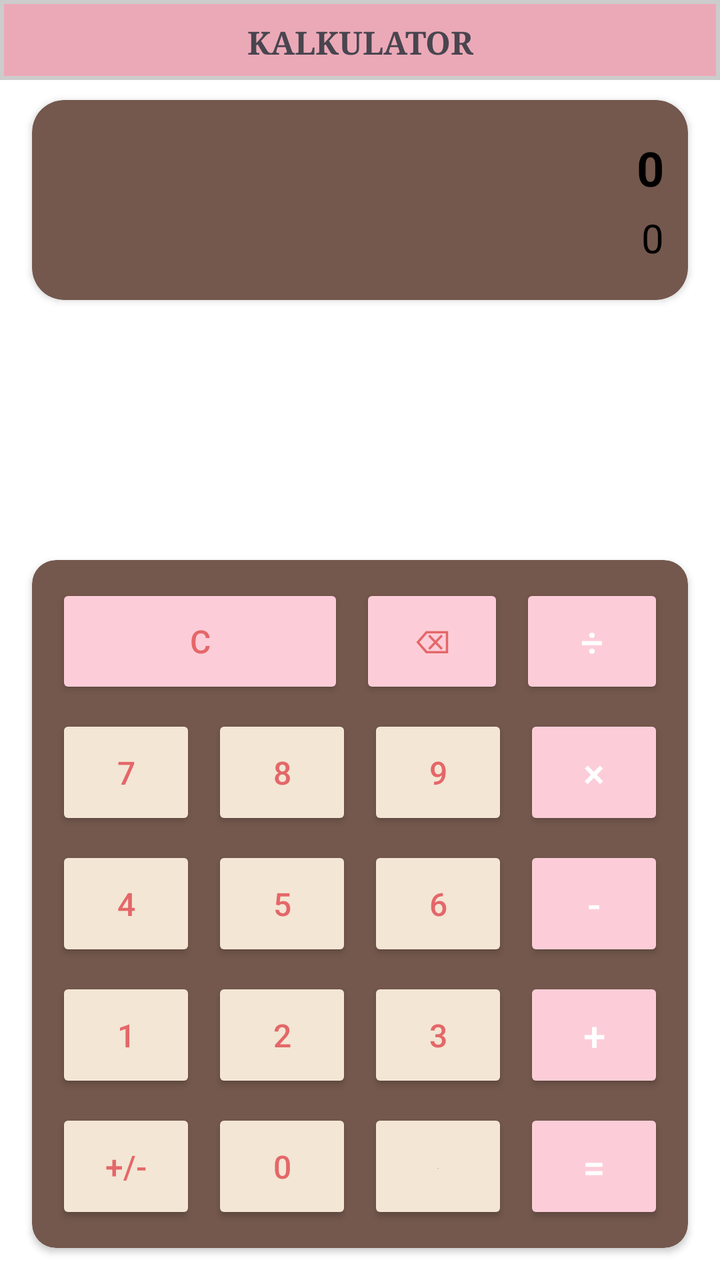
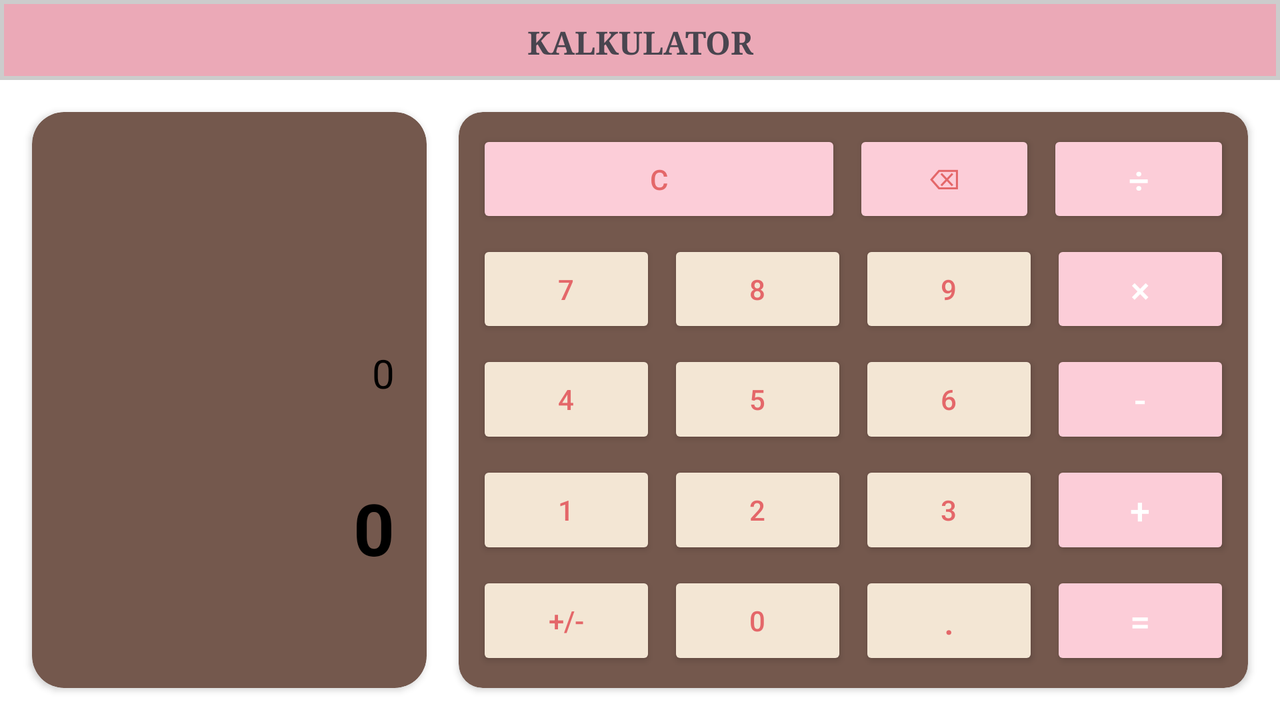

One screen, two layout resources from the same app: the default and the author's alternative for another configuration. Each is rendered where Android would select it; the XML of both is given below.
<!-- AndroidManifest.xml: application theme Theme.ProjectMars -->
<!-- res/layout/activity_kalkulator.xml -->
<?xml version="1.0" encoding="utf-8"?>
<LinearLayout xmlns:android="http://schemas.android.com/apk/res/android"
    xmlns:app="http://schemas.android.com/apk/res-auto"
    xmlns:tools="http://schemas.android.com/tools"
    android:layout_width="match_parent"
    android:layout_height="match_parent"
    android:background="@color/white"
    android:orientation="vertical"
    tools:context=".kalkulator">

    <TextView
        android:id="@+id/tvHeader"
        android:layout_width="match_parent"
        android:layout_height="40dp"
        android:background="@drawable/latarbelakang_kalkulator"
        android:fontFamily="serif"
        android:gravity="center"
        android:text="@string/KALKULATOR"
        android:textSize="16sp"
        android:textStyle="bold" />

    <androidx.cardview.widget.CardView
        android:id="@+id/angka"
        android:layout_width="match_parent"
        android:layout_height="100dp"
        android:layout_marginStart="16dp"
        android:layout_marginTop="10dp"
        android:layout_marginEnd="16dp"
        android:backgroundTint="@color/brown"
        android:elevation="4dp"
        app:cardCornerRadius="16dp">

        <LinearLayout
            android:layout_width="match_parent"
            android:layout_height="match_parent"
            android:orientation="vertical"
            android:padding="12dp">

            <TextView
                android:id="@+id/tvDisplay1"
                android:layout_width="match_parent"
                android:layout_height="0dp"
                android:layout_weight="1"
                android:gravity="end|bottom"
                android:text="0"
                android:textColor="@color/black"
                android:textSize="24sp"
                android:textStyle="bold" />

            <TextView
                android:id="@+id/tvDisplay2"
                android:layout_width="match_parent"
                android:layout_height="0dp"
                android:layout_weight="1"
                android:gravity="end|center_vertical"
                android:text="0"
                android:textColor="@color/black"
                android:textSize="20sp" />

        </LinearLayout>

    </androidx.cardview.widget.CardView>

    
    <androidx.cardview.widget.CardView
        android:id="@+id/cardButtons"
        android:layout_width="match_parent"
        android:layout_height="0dp"
        android:layout_weight="1"
        android:layout_marginStart="16dp"
        android:layout_marginTop="130dp"
        android:layout_marginEnd="16dp"
        android:layout_marginBottom="16dp"
        android:backgroundTint="@color/brown"
        app:cardCornerRadius="12dp">

        <LinearLayout
            android:layout_width="match_parent"
            android:layout_height="match_parent"
            android:orientation="vertical"
            android:padding="8dp">

            
            <LinearLayout
                android:layout_width="match_parent"
                android:layout_height="0dp"
                android:layout_weight="0.5"
                android:orientation="horizontal">

                <Button
                    android:id="@+id/btnClear"
                    android:layout_width="0dp"
                    android:layout_height="match_parent"
                    android:layout_margin="4dp"
                    android:layout_weight="2"
                    android:backgroundTint="@color/light_Pink"
                    android:elevation="2dp"
                    android:text="C"
                    android:textColor="@color/pink"
                    android:textSize="16sp" />

                <Button
                    android:id="@+id/btnsatu"
                    android:layout_width="0dp"
                    android:layout_height="match_parent"
                    android:layout_margin="4dp"
                    android:layout_weight="1"
                    android:backgroundTint="@color/light_Pink"
                    android:elevation="2dp"
                    android:text="⌫"
                    android:textColor="@color/pink"
                    android:textSize="16sp" />


                <Button
                    android:id="@+id/btnBagi"
                    android:layout_width="0dp"
                    android:layout_height="match_parent"
                    android:layout_margin="4dp"
                    android:layout_weight="1"
                    android:backgroundTint="@color/light_Pink"
                    android:elevation="2dp"
                    android:text="÷"
                    android:textColor="@color/white"
                    android:textSize="20sp" />

            </LinearLayout>

            
            <LinearLayout
                android:layout_width="match_parent"
                android:layout_height="0dp"
                android:layout_weight="0.5"
                android:orientation="horizontal">

                <Button
                    android:id="@+id/btn7"
                    android:layout_width="0dp"
                    android:layout_height="match_parent"
                    android:layout_margin="4dp"
                    android:layout_weight="1"
                    android:backgroundTint="@color/cream"
                    android:elevation="2dp"
                    android:text="7"
                    android:textColor="@color/pink"
                    android:textSize="16sp" />

                <Button
                    android:id="@+id/btn8"
                    android:layout_width="0dp"
                    android:layout_height="match_parent"
                    android:layout_margin="4dp"
                    android:layout_weight="1"
                    android:backgroundTint="@color/cream"
                    android:elevation="2dp"
                    android:text="8"
                    android:textColor="@color/pink"
                    android:textSize="16sp" />

                <Button
                    android:id="@+id/btn9"
                    android:layout_width="0dp"
                    android:layout_height="match_parent"
                    android:layout_margin="4dp"
                    android:layout_weight="1"
                    android:backgroundTint="@color/cream"
                    android:elevation="2dp"
                    android:text="9"
                    android:textColor="@color/pink"
                    android:textSize="16sp" />

                <Button
                    android:id="@+id/btnKali"
                    android:layout_width="0dp"
                    android:layout_height="match_parent"
                    android:layout_margin="4dp"
                    android:layout_weight="1"
                    android:backgroundTint="@color/light_Pink"
                    android:elevation="2dp"
                    android:text="×"
                    android:textColor="@color/white"
                    android:textSize="20sp" />

            </LinearLayout>

            
            <LinearLayout
                android:layout_width="match_parent"
                android:layout_height="0dp"
                android:layout_weight="0.5"
                android:orientation="horizontal">

                <Button
                    android:id="@+id/btn4"
                    android:layout_width="0dp"
                    android:layout_height="match_parent"
                    android:layout_margin="4dp"
                    android:layout_weight="1"
                    android:backgroundTint="@color/cream"
                    android:elevation="2dp"
                    android:text="4"
                    android:textColor="@color/pink"
                    android:textSize="16sp" />

                <Button
                    android:id="@+id/btn5"
                    android:layout_width="0dp"
                    android:layout_height="match_parent"
                    android:layout_margin="4dp"
                    android:layout_weight="1"
                    android:backgroundTint="@color/cream"
                    android:elevation="2dp"
                    android:text="5"
                    android:textColor="@color/pink"
                    android:textSize="16sp" />

                <Button
                    android:id="@+id/btn6"
                    android:layout_width="0dp"
                    android:layout_height="match_parent"
                    android:layout_margin="4dp"
                    android:layout_weight="1"
                    android:backgroundTint="@color/cream"
                    android:elevation="2dp"
                    android:text="6"
                    android:textColor="@color/pink"
                    android:textSize="16sp" />

                <Button
                    android:id="@+id/btnKurang"
                    android:layout_width="0dp"
                    android:layout_height="match_parent"
                    android:layout_margin="4dp"
                    android:layout_weight="1"
                    android:backgroundTint="@color/light_Pink"
                    android:elevation="2dp"
                    android:text="-"
                    android:textColor="@color/white"
                    android:textSize="20sp" />

            </LinearLayout>

            
            <LinearLayout
                android:layout_width="match_parent"
                android:layout_height="0dp"
                android:layout_weight="0.5
"
                android:orientation="horizontal">

                <Button
                    android:id="@+id/btn1"
                    android:layout_width="0dp"
                    android:layout_height="match_parent"
                    android:layout_margin="4dp"
                    android:layout_weight="1"
                    android:backgroundTint="@color/cream"
                    android:elevation="2dp"
                    android:text="1"
                    android:textColor="@color/pink"
                    android:textSize="16sp" />

                <Button
                    android:id="@+id/btn2"
                    android:layout_width="0dp"
                    android:layout_height="match_parent"
                    android:layout_margin="4dp"
                    android:layout_weight="1"
                    android:backgroundTint="@color/cream"
                    android:elevation="2dp"
                    android:text="2"
                    android:textColor="@color/pink"
                    android:textSize="16sp" />

                <Button
                    android:id="@+id/btn3"
                    android:layout_width="0dp"
                    android:layout_height="match_parent"
                    android:layout_margin="4dp"
                    android:layout_weight="1"
                    android:backgroundTint="@color/cream"
                    android:elevation="2dp"
                    android:text="3"
                    android:textColor="@color/pink"
                    android:textSize="16sp" />

                <Button
                    android:id="@+id/btnTambah"
                    android:layout_width="0dp"
                    android:layout_height="match_parent"
                    android:layout_margin="4dp"
                    android:layout_weight="1"
                    android:backgroundTint="@color/light_Pink"
                    android:elevation="2dp"
                    android:text="+"
                    android:textColor="@color/white"
                    android:textSize="20sp" />

            </LinearLayout>

            
            <LinearLayout
                android:layout_width="match_parent"
                android:layout_height="0dp"
                android:layout_weight="0.5"
                android:orientation="horizontal">

                <Button
                    android:id="@+id/btnPlusMinus"
                    android:layout_width="0dp"
                    android:layout_height="match_parent"
                    android:layout_margin="4dp"
                    android:layout_weight="1"
                    android:backgroundTint="@color/cream"
                    android:elevation="2dp"
                    android:text="+/-"
                    android:textColor="@color/pink"
                    android:textSize="16sp" />

                <Button
                    android:id="@+id/btn0"
                    android:layout_width="0dp"
                    android:layout_height="match_parent"
                    android:layout_margin="4dp"
                    android:layout_weight="1"
                    android:backgroundTint="@color/cream"
                    android:elevation="2dp"
                    android:text="0"
                    android:textColor="@color/pink"
                    android:textSize="16sp" />

                <Button
                    android:id="@+id/btnTitik"
                    android:layout_width="0dp"
                    android:layout_height="match_parent"
                    android:layout_margin="4dp"
                    android:layout_weight="1"
                    android:backgroundTint="@color/cream"
                    android:elevation="2dp"
                    android:text="."
                    android:textColor="@color/pink"
                    android:textSize="3sp" />

                <Button
                    android:id="@+id/btnSamaDengan"
                    android:layout_width="0dp"
                    android:layout_height="match_parent"
                    android:layout_margin="4dp"
                    android:layout_weight="1"
                    android:backgroundTint="@color/light_Pink"
                    android:elevation="2dp"
                    android:text="="
                    android:textColor="@color/white"
                    android:textSize="20sp" />

            </LinearLayout>

        </LinearLayout>

    </androidx.cardview.widget.CardView>

</LinearLayout>
<!-- resources referenced by this layout -->
<resources>
  <color name="black">#000000</color>
  <color name="brown">#74584d</color>
  <color name="cream">#F3E6D4</color>
  <color name="light_Pink">#fccdd8</color>
  <color name="pink">#e46769</color>
  <color name="white">#FFFFFFFF</color>
  <!-- drawable latarbelakang_kalkulator (drawable) -->
  <shape xmlns:android="http://schemas.android.com/apk/res/android"
      android:shape="rectangle">
  
      <solid android:color="#eba9b7" /> <stroke
      android:width="2dp"            android:color="#CCCCCC" />      <corners
      android:radius="0dp" />         <padding
      android:left="10dp"
      android:top="10dp"
      android:right="10dp"
      android:bottom="10dp" />
  
  </shape>
  <string name="KALKULATOR">KALKULATOR</string>
  <style name="Theme.ProjectMars" parent="Base.Theme.ProjectMars" />
  <style name="Base.Theme.ProjectMars" parent="Theme.Material3.DayNight.NoActionBar">
          
          
      </style>
</resources>
<!-- res/layout-land/activity_kalkulator.xml (the author's variant of the layout above) -->
<!-- drawn on the phone turned sideways -->
<?xml version="1.0" encoding="utf-8"?>
<LinearLayout xmlns:android="http://schemas.android.com/apk/res/android"
    xmlns:app="http://schemas.android.com/apk/res-auto"
    xmlns:tools="http://schemas.android.com/tools"
    android:layout_width="match_parent"
    android:layout_height="match_parent"
    android:background="@color/white"
    android:orientation="vertical"
    tools:context=".kalkulator">

    
    <TextView
        android:id="@+id/tvHeader"
        android:layout_width="match_parent"
        android:layout_height="40dp"
        android:background="@drawable/latarbelakang_kalkulator"
        android:fontFamily="serif"
        android:gravity="center"
        android:text="KALKULATOR"
        android:textSize="16sp"
        android:textStyle="bold" />

    
    <LinearLayout
        android:layout_width="match_parent"
        android:layout_height="0dp"
        android:layout_weight="1"
        android:orientation="horizontal"
        android:padding="10dp">

        
        <androidx.cardview.widget.CardView
            android:id="@+id/angka"
            android:layout_width="0dp"
            android:layout_height="match_parent"
            android:layout_weight="1"
            android:layout_marginStart="6dp"
            android:layout_marginTop="6dp"
            android:layout_marginEnd="8dp"
            android:layout_marginBottom="6dp"
            android:backgroundTint="@color/brown"
            android:elevation="4dp"
            app:cardCornerRadius="16dp">

            <LinearLayout
                android:layout_width="match_parent"
                android:layout_height="match_parent"
                android:orientation="vertical"
                android:padding="16dp">

                
                <TextView
                    android:id="@+id/tvDisplay2"
                    android:layout_width="match_parent"
                    android:layout_height="0dp"
                    android:layout_weight="1"
                    android:gravity="end|bottom"
                    android:text="0"
                    android:textColor="@color/black"
                    android:textSize="20sp" />

                
                <TextView
                    android:id="@+id/tvDisplay1"
                    android:layout_width="match_parent"
                    android:layout_height="0dp"
                    android:layout_weight="1"
                    android:gravity="end|center_vertical"
                    android:text="0"
                    android:textColor="@color/black"
                    android:textSize="36sp"
                    android:textStyle="bold" />

            </LinearLayout>

        </androidx.cardview.widget.CardView>

        
        <androidx.cardview.widget.CardView
            android:id="@+id/cardButtons"
            android:layout_width="0dp"
            android:layout_height="match_parent"
            android:layout_weight="2"
            android:layout_marginStart="8dp"
            android:layout_marginTop="6dp"
            android:layout_marginEnd="6dp"
            android:layout_marginBottom="6dp"
            android:backgroundTint="@color/brown"
            app:cardCornerRadius="12dp">

            <LinearLayout
                android:layout_width="match_parent"
                android:layout_height="match_parent"
                android:orientation="vertical"
                android:padding="6dp">

                
                <LinearLayout
                    android:layout_width="match_parent"
                    android:layout_height="0dp"
                    android:layout_weight="1"
                    android:orientation="horizontal">

                    <Button
                        android:id="@+id/btnClear"
                        android:layout_width="0dp"
                        android:layout_height="match_parent"
                        android:layout_margin="3dp"
                        android:layout_weight="2"
                        android:backgroundTint="@color/light_Pink"
                        android:elevation="2dp"
                        android:text="C"
                        android:textColor="@color/pink"
                        android:textSize="14sp" />

                    <Button
                        android:id="@+id/btnsatu"
                        android:layout_width="0dp"
                        android:layout_height="match_parent"
                        android:layout_margin="3dp"
                        android:layout_weight="1"
                        android:backgroundTint="@color/light_Pink"
                        android:elevation="2dp"
                        android:text="⌫"
                        android:textColor="@color/pink"
                        android:textSize="14sp" />

                    <Button
                        android:id="@+id/btnBagi"
                        android:layout_width="0dp"
                        android:layout_height="match_parent"
                        android:layout_margin="3dp"
                        android:layout_weight="1"
                        android:backgroundTint="@color/light_Pink"
                        android:elevation="2dp"
                        android:text="÷"
                        android:textColor="@color/white"
                        android:textSize="18sp" />

                </LinearLayout>

                
                <LinearLayout
                    android:layout_width="match_parent"
                    android:layout_height="0dp"
                    android:layout_weight="1"
                    android:orientation="horizontal">

                    <Button
                        android:id="@+id/btn7"
                        android:layout_width="0dp"
                        android:layout_height="match_parent"
                        android:layout_margin="3dp"
                        android:layout_weight="1"
                        android:backgroundTint="@color/cream"
                        android:elevation="2dp"
                        android:text="7"
                        android:textColor="@color/pink"
                        android:textSize="14sp" />

                    <Button
                        android:id="@+id/btn8"
                        android:layout_width="0dp"
                        android:layout_height="match_parent"
                        android:layout_margin="3dp"
                        android:layout_weight="1"
                        android:backgroundTint="@color/cream"
                        android:elevation="2dp"
                        android:text="8"
                        android:textColor="@color/pink"
                        android:textSize="14sp" />

                    <Button
                        android:id="@+id/btn9"
                        android:layout_width="0dp"
                        android:layout_height="match_parent"
                        android:layout_margin="3dp"
                        android:layout_weight="1"
                        android:backgroundTint="@color/cream"
                        android:elevation="2dp"
                        android:text="9"
                        android:textColor="@color/pink"
                        android:textSize="14sp" />

                    <Button
                        android:id="@+id/btnKali"
                        android:layout_width="0dp"
                        android:layout_height="match_parent"
                        android:layout_margin="3dp"
                        android:layout_weight="1"
                        android:backgroundTint="@color/light_Pink"
                        android:elevation="2dp"
                        android:text="×"
                        android:textColor="@color/white"
                        android:textSize="18sp" />

                </LinearLayout>

                
                <LinearLayout
                    android:layout_width="match_parent"
                    android:layout_height="0dp"
                    android:layout_weight="1"
                    android:orientation="horizontal">

                    <Button
                        android:id="@+id/btn4"
                        android:layout_width="0dp"
                        android:layout_height="match_parent"
                        android:layout_margin="3dp"
                        android:layout_weight="1"
                        android:backgroundTint="@color/cream"
                        android:elevation="2dp"
                        android:text="4"
                        android:textColor="@color/pink"
                        android:textSize="14sp" />

                    <Button
                        android:id="@+id/btn5"
                        android:layout_width="0dp"
                        android:layout_height="match_parent"
                        android:layout_margin="3dp"
                        android:layout_weight="1"
                        android:backgroundTint="@color/cream"
                        android:elevation="2dp"
                        android:text="5"
                        android:textColor="@color/pink"
                        android:textSize="14sp" />

                    <Button
                        android:id="@+id/btn6"
                        android:layout_width="0dp"
                        android:layout_height="match_parent"
                        android:layout_margin="3dp"
                        android:layout_weight="1"
                        android:backgroundTint="@color/cream"
                        android:elevation="2dp"
                        android:text="6"
                        android:textColor="@color/pink"
                        android:textSize="14sp" />

                    <Button
                        android:id="@+id/btnKurang"
                        android:layout_width="0dp"
                        android:layout_height="match_parent"
                        android:layout_margin="3dp"
                        android:layout_weight="1"
                        android:backgroundTint="@color/light_Pink"
                        android:elevation="2dp"
                        android:text="-"
                        android:textColor="@color/white"
                        android:textSize="18sp" />

                </LinearLayout>

                
                <LinearLayout
                    android:layout_width="match_parent"
                    android:layout_height="0dp"
                    android:layout_weight="1"
                    android:orientation="horizontal">

                    <Button
                        android:id="@+id/btn1"
                        android:layout_width="0dp"
                        android:layout_height="match_parent"
                        android:layout_margin="3dp"
                        android:layout_weight="1"
                        android:backgroundTint="@color/cream"
                        android:elevation="2dp"
                        android:text="1"
                        android:textColor="@color/pink"
                        android:textSize="14sp" />

                    <Button
                        android:id="@+id/btn2"
                        android:layout_width="0dp"
                        android:layout_height="match_parent"
                        android:layout_margin="3dp"
                        android:layout_weight="1"
                        android:backgroundTint="@color/cream"
                        android:elevation="2dp"
                        android:text="2"
                        android:textColor="@color/pink"
                        android:textSize="14sp" />

                    <Button
                        android:id="@+id/btn3"
                        android:layout_width="0dp"
                        android:layout_height="match_parent"
                        android:layout_margin="3dp"
                        android:layout_weight="1"
                        android:backgroundTint="@color/cream"
                        android:elevation="2dp"
                        android:text="3"
                        android:textColor="@color/pink"
                        android:textSize="14sp" />

                    <Button
                        android:id="@+id/btnTambah"
                        android:layout_width="0dp"
                        android:layout_height="match_parent"
                        android:layout_margin="3dp"
                        android:layout_weight="1"
                        android:backgroundTint="@color/light_Pink"
                        android:elevation="2dp"
                        android:text="+"
                        android:textColor="@color/white"
                        android:textSize="18sp" />

                </LinearLayout>

                
                <LinearLayout
                    android:layout_width="match_parent"
                    android:layout_height="0dp"
                    android:layout_weight="1"
                    android:orientation="horizontal">

                    <Button
                        android:id="@+id/btnPlusMinus"
                        android:layout_width="0dp"
                        android:layout_height="match_parent"
                        android:layout_margin="3dp"
                        android:layout_weight="1"
                        android:backgroundTint="@color/cream"
                        android:elevation="2dp"
                        android:text="+/-"
                        android:textColor="@color/pink"
                        android:textSize="14sp" />

                    <Button
                        android:id="@+id/btn0"
                        android:layout_width="0dp"
                        android:layout_height="match_parent"
                        android:layout_margin="3dp"
                        android:layout_weight="1"
                        android:backgroundTint="@color/cream"
                        android:elevation="2dp"
                        android:text="0"
                        android:textColor="@color/pink"
                        android:textSize="14sp" />

                    <Button
                        android:id="@+id/btnTitik"
                        android:layout_width="0dp"
                        android:layout_height="match_parent"
                        android:layout_margin="3dp"
                        android:layout_weight="1"
                        android:backgroundTint="@color/cream"
                        android:elevation="2dp"
                        android:text="."
                        android:textColor="@color/pink"
                        android:textSize="18sp" />

                    <Button
                        android:id="@+id/btnSamaDengan"
                        android:layout_width="0dp"
                        android:layout_height="match_parent"
                        android:layout_margin="3dp"
                        android:layout_weight="1"
                        android:backgroundTint="@color/light_Pink"
                        android:elevation="2dp"
                        android:text="="
                        android:textColor="@color/white"
                        android:textSize="18sp" />

                </LinearLayout>

            </LinearLayout>

        </androidx.cardview.widget.CardView>

    </LinearLayout>

</LinearLayout>
<!-- resources referenced by the variant -->
<!-- as the phone turned sideways resolves them -->
<resources>
  <color name="black">#000000</color>
  <color name="brown">#74584d</color>
  <color name="cream">#F3E6D4</color>
  <color name="light_Pink">#fccdd8</color>
  <color name="pink">#e46769</color>
  <color name="white">#FFFFFFFF</color>
  <!-- drawable latarbelakang_kalkulator (drawable) -->
  <shape xmlns:android="http://schemas.android.com/apk/res/android"
      android:shape="rectangle">
  
      <solid android:color="#eba9b7" /> <stroke
      android:width="2dp"            android:color="#CCCCCC" />      <corners
      android:radius="0dp" />         <padding
      android:left="10dp"
      android:top="10dp"
      android:right="10dp"
      android:bottom="10dp" />
  
  </shape>
  <style name="Theme.ProjectMars" parent="Base.Theme.ProjectMars" />
  <style name="Base.Theme.ProjectMars" parent="Theme.Material3.DayNight.NoActionBar">
          
          
      </style>
</resources>
